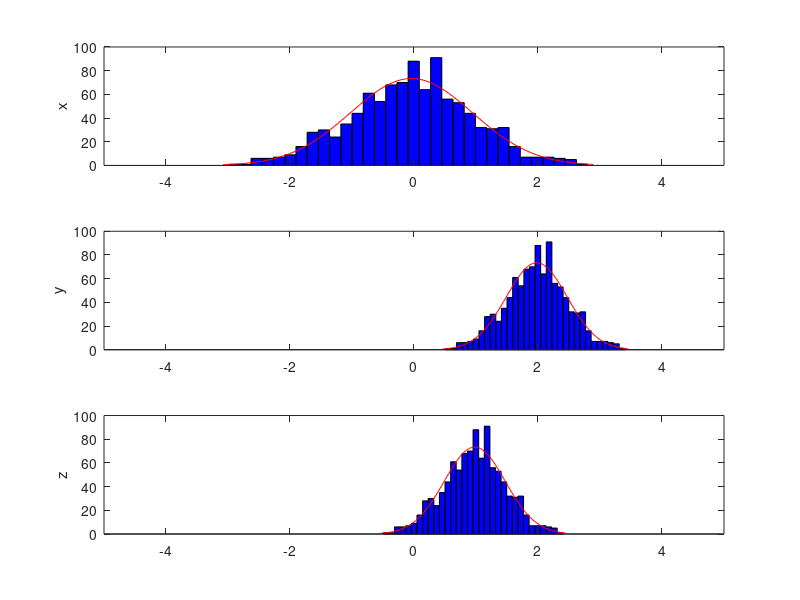

Write MATLAB code to recreate this figure.
%exm040307 


mu=2;s=0.5;
rng(22,'v5normal')		%
x=randn(1000,1);													%	<3>
y=s*x+mu;					%						<4>
z=s*(x+mu);				%	<5>
figure
subplot(3,1,1),histfit(x),axis([-5,5,0,100]),ylabel('x')
subplot(3,1,2),histfit(y),axis([-5,5,0,100]),ylabel('y')
subplot(3,1,3),histfit(z),axis([-5,5,0,100]),ylabel('z')  







